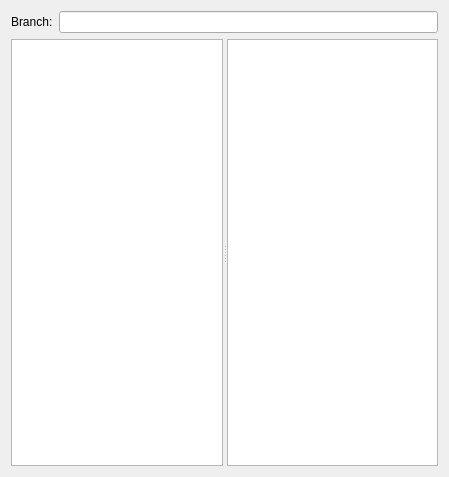
<?xml version="1.0" encoding="UTF-8"?>
<ui version="4.0">
 <class>FilesTreeDialog</class>
 <widget class="QDialog" name="FilesTreeDialog">
  <property name="geometry">
   <rect>
    <x>0</x>
    <y>0</y>
    <width>449</width>
    <height>477</height>
   </rect>
  </property>
  <property name="windowTitle">
   <string>Dialog</string>
  </property>
  <property name="windowIcon">
   <iconset theme="kommit"/>
  </property>
  <layout class="QVBoxLayout" name="verticalLayout">
   <item>
    <layout class="QHBoxLayout" name="horizontalLayout">
     <item>
      <widget class="QLabel" name="label">
       <property name="sizePolicy">
        <sizepolicy hsizetype="Preferred" vsizetype="Maximum">
         <horstretch>0</horstretch>
         <verstretch>0</verstretch>
        </sizepolicy>
       </property>
       <property name="text">
        <string>Branch:</string>
       </property>
      </widget>
     </item>
     <item>
      <widget class="QLineEdit" name="lineEditBranchName">
       <property name="readOnly">
        <bool>true</bool>
       </property>
      </widget>
     </item>
    </layout>
   </item>
   <item>
    <widget class="QSplitter" name="splitter">
     <property name="orientation">
      <enum>Qt::Horizontal</enum>
     </property>
     <property name="childrenCollapsible">
      <bool>false</bool>
     </property>
     <widget class="QTreeView" name="treeView">
      <attribute name="headerVisible">
       <bool>false</bool>
      </attribute>
     </widget>
     <widget class="QListWidget" name="listWidget">
      <property name="contextMenuPolicy">
       <enum>Qt::CustomContextMenu</enum>
      </property>
     </widget>
    </widget>
   </item>
  </layout>
 </widget>
 <resources/>
 <connections/>
</ui>
